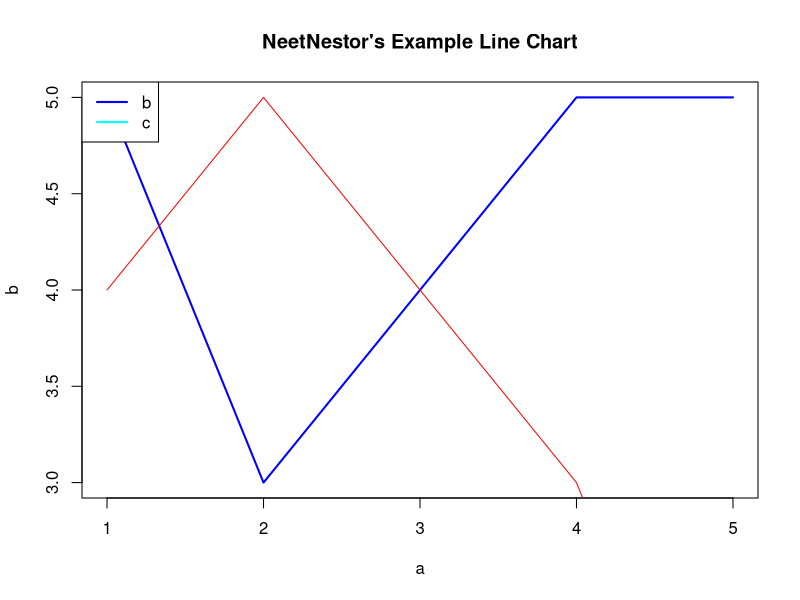

The R script that drew this image:
# An example script to generate a line chart with base R libraries.
name<-"NeetNestor"
# Create example data:
a=c(1:5)
b=c(5,3,4,5,5)
c=c(4,5,4,3,1)
 
# Make a basic graph
plot(b~a, type="l", col="blue", xlab="a", ylab="b", lwd=2,
    main = paste0(name,
                  "'s Example Line Chart",sep=""))
# Add lines to it
lines(c~a, type="l", col="red")
 
# Add a legend
legend("topleft", legend=c("b", "c"), col=c("blue", "cyan"),
        lwd = 2,
        cex = 1)